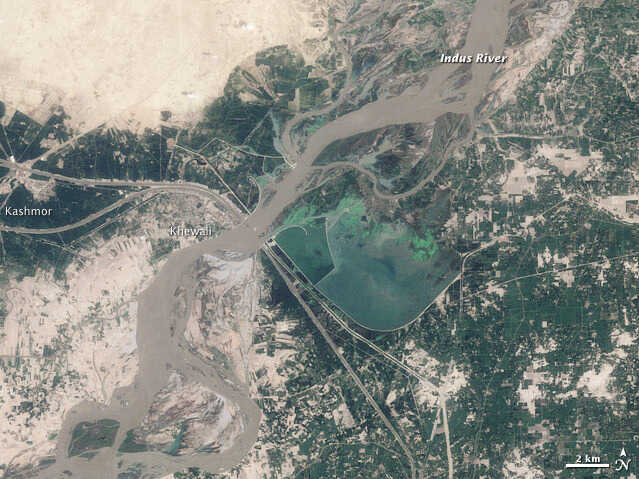
#> input picture week05/Day 03/flood.jpg, 639 x 479 px
$ jupyter execute k_means_clustering.ipynb
#> lines starting #> are read from the running program, lines starting #| are printed output that depends on the picture; after the words box and inside, x2 and y2 are one past the last pixel; in counts of white or black regions, pixels touching at a corner belong together
# K-Mean Clustering (Unsupervised Learning)
Asad Ahmed
---

1. Importing libraries

[cell 1]
from PIL import Image
import numpy as np
import matplotlib.pyplot as plt
from sklearn.cluster import KMeans

2. Opening images and Converting into into grayscale

[cell 2]
# opening image & converting into grayscale
b_image = Image.open('flood.jpg').convert('L')
a_image = Image.open('afterflood.jpg').convert('L')
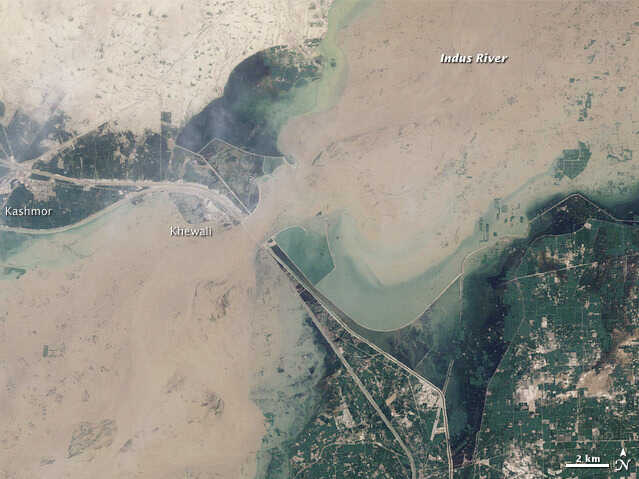
#> input picture week05/Day 03/afterflood.jpg, 639 x 479 px

3. Convert

[cell 3]
# Convert PIL Image to numpy array
b_image_np = np.array(b_image)
a_image_np = np.array(a_image)

# Reshape the image into 1D array
b_image_1d = b_image_np.reshape(-1,1)
a_image_1d = a_image_np.reshape(-1,1)

[cell 4]
# checking shape of image_np & image_1d
print("Before Flood Shape : ", b_image_np.shape, b_image_1d.shape)
#| Before Flood Shape :  (479, 639) (306081, 1)
print("After Flood Shape: ", a_image_np.shape, a_image_1d.shape)
#| After Flood Shape:  (479, 639) (306081, 1)

[cell 5]
# K-Means Clustering
n = 4
kmeans = KMeans(n_clusters=n)
cluster_b = kmeans.fit_predict(b_image_1d)
cluster_a = kmeans.fit_predict(a_image_1d)

[cell 6]
# checking shape of cluster assignment
print("Shape of cluster assignment: ", cluster_b.shape, cluster_a.shape)
#| Shape of cluster assignment:  (306081,) (306081,)

[cell 7]
clustered_image_b = cluster_b.reshape(b_image_np.shape)
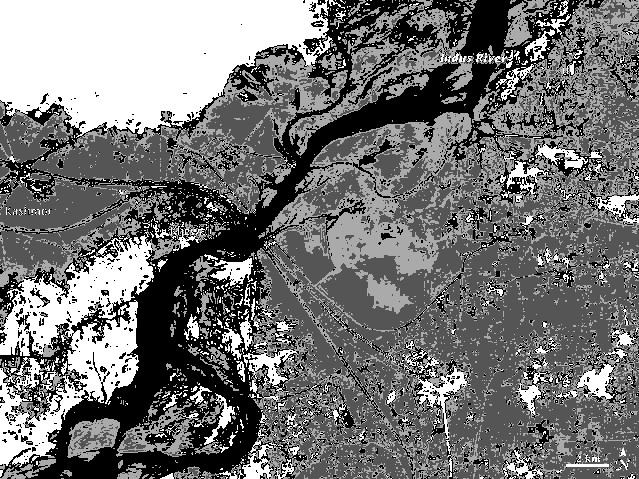
#> clustered_image_b: shape (479, 639) int32; min 0, max 3, mean 1.37; drawn with min black and max white
clustered_image_a = cluster_a.reshape(a_image_np.shape)
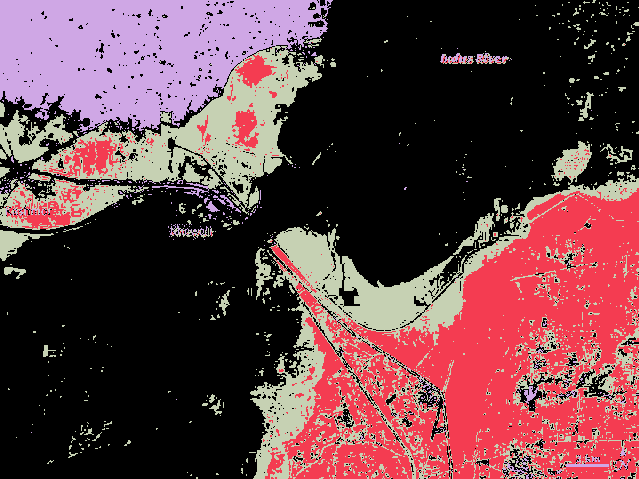
#> clustered_image_a: shape (479, 639) int32; 4 distinct labels, from 0 to 3; one colour per label, 0 black

[cell 8]
clustered_image_b.shape, clustered_image_a.shape
#> Out = ((479, 639), (479, 639))

[cell 9]
# plotting
plt.figure(figsize=(12,4))
plt.suptitle('Before Flood', fontsize=12)
plt.subplot(121)
plt.imshow(b_image_np, cmap='gray')
plt.title('Orignal Image')
plt.axis('off')

plt.subplot(122)
plt.imshow(clustered_image_b, cmap='rainbow')
plt.title('Clustered Image')
plt.axis('off')

plt.tight_layout()
plt.show()

[cell 10]
# plotting
plt.figure(figsize=(12,4))
plt.suptitle('After Flood', fontsize=12)

plt.subplot(121)
plt.imshow(a_image_np, cmap='gray')
plt.title('Orignal Image')
plt.axis('off')

plt.subplot(122)
plt.imshow(clustered_image_a, cmap='rainbow')
plt.title('Clustered Image')
plt.axis('off')


plt.tight_layout()
plt.show()

[cell 11]
# Creating masks for above image using loop that depends on
b_masks = []
a_masks = []
for cluster_id in range(n):
    cluster_mask = (cluster_b == cluster_id).reshape(b_image_np.shape)
    b_masks.append(cluster_mask)
    cluster_mask = (cluster_a == cluster_id).reshape(a_image_np.shape)
    a_masks.append(cluster_mask)
#> this loop made 4 passes
#> pass 1, `cluster_mask = (cluster_b == cluster_id).reshape(b_image_np.shape)`:
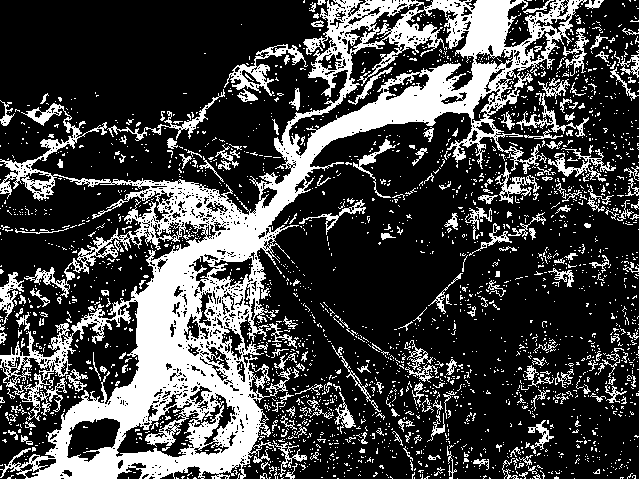
#> cluster_mask: shape (479, 639) bool; 26.9% white; 2462 white regions (2237 under 20 px), largest, box (x1, y1, x2, y2) and area: (0, 0, 587, 479) 57079, (224, 44, 308, 96) 1023, (548, 148, 616, 182) 614
#> pass 1, `cluster_mask = (cluster_a == cluster_id).reshape(a_image_np.shape)`:
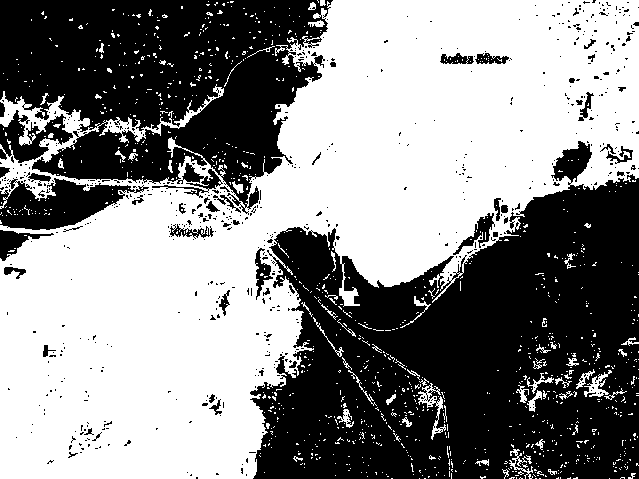
#> cluster_mask: shape (479, 639) bool; 53.7% white; 628 black regions (580 under 20 px), largest, box (x1, y1, x2, y2) and area: (250, 141, 639, 479) 83679, (0, 0, 333, 215) 46104, (0, 178, 149, 230) 4182
#> after the loop, a_masks = 4 items; b_masks = 4 items

[cell 12]
# plotting different masks using loop
plt.figure(figsize=(18,12))
for i in range(n):
    plt.subplot(1, n+1, i+1)
    plt.imshow(b_masks[i], cmap='gray')
    plt.title('Cluster ' + str(i+1))
    plt.axis('off')

plt.figure(figsize=(18,12))
for i in range(n):
    plt.subplot(1, n+1, i+1)
    plt.imshow(a_masks[i], cmap='gray')
    plt.title('Cluster ' + str(i+1))
    plt.axis('off')
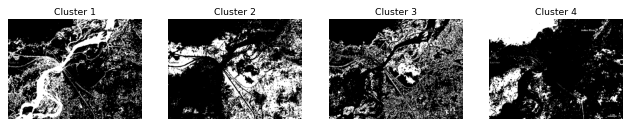
#> figure drawn by matplotlib, 4 panels
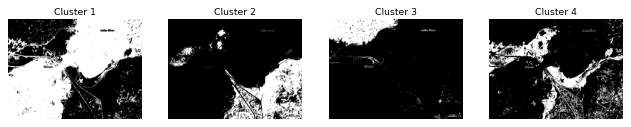
#> figure drawn by matplotlib, 4 panels

[cell 13]
# show  both  masked image
b_flood = b_image_np*b_masks[2]
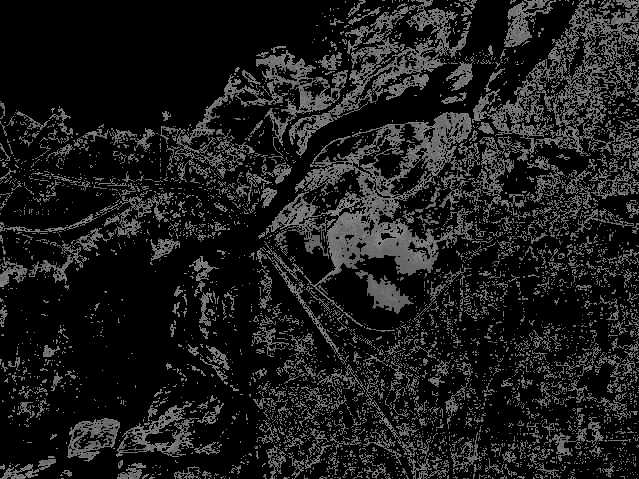
#> b_flood: shape (479, 639); min 0, max 136, mean 27.4
plt.title('BEFORE FLOOD')
plt.imshow(b_flood, cmap='YlOrBr')

[cell 14]
a_flood = a_image_np*a_masks[1]
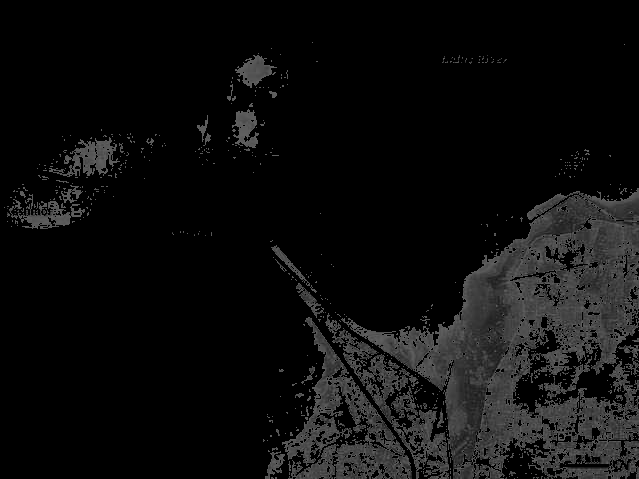
#> a_flood: shape (479, 639); min 0, max 96, mean 13.3
plt.title('AFTER FLOOD')
plt.imshow(a_flood)

[cell 15]
difference = a_masks[1] ^ b_masks[2]
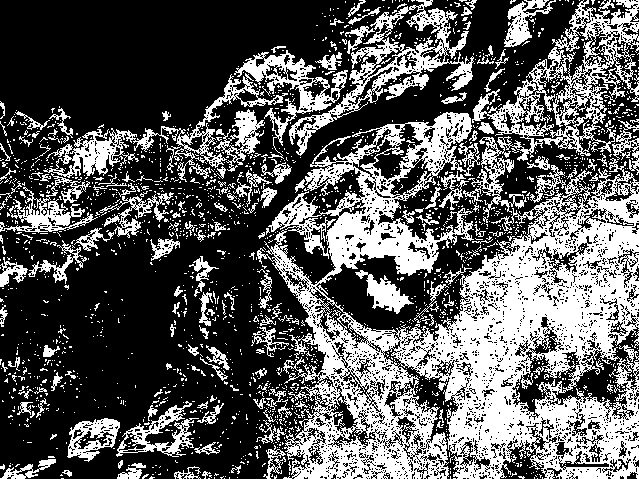
#> difference: shape (479, 639) bool; 35.6% white; 1979 white regions (1814 under 20 px), largest, box (x1, y1, x2, y2) and area: (257, 112, 639, 479) 62406, (463, 0, 639, 218) 8725, (289, 0, 474, 156) 5275
plt.title('IMPACT OF FLOOD (INCREASED WATER VOLUME)')
plt.imshow(difference, cmap='rainbow')
